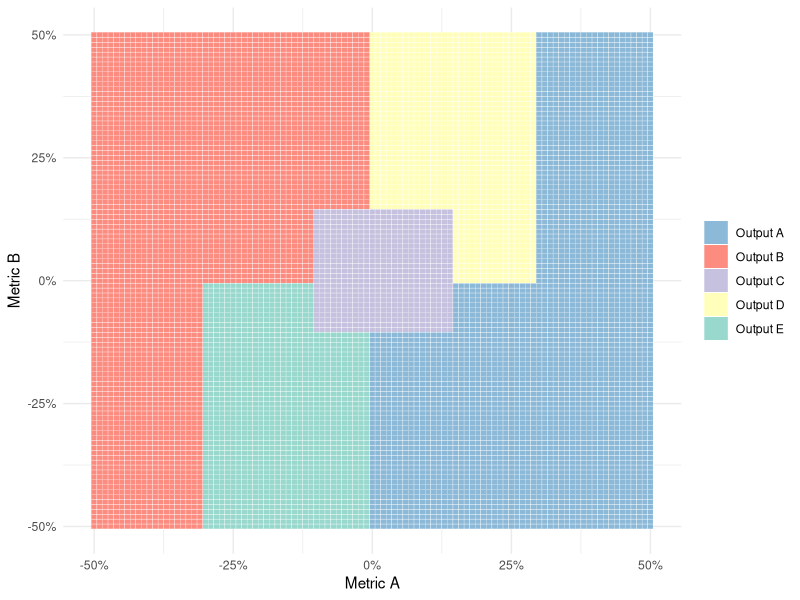

Write R code to recreate this figure.

# AUTHOR: https://twitter.com/Eeysirhc
# DATE WRITTEN: 2020-04-22
# ARTICLE: TBD

# DESCRIPTION
# EXAMPLE ON HOW TO VISUALIZE SYSTEM OUTPUTS WITH DECISION GRIDS

library(tidyverse)
library(scales)

df <- as_tibble(expand.grid(metric_a = seq(-.50, .50, .01), 
                            metric_b = seq(-.50, .50, .01)))

df <- df %>% 
  mutate(value = case_when(metric_a >= .30 ~ 'Output A',
                           metric_a < -.30 ~ 'Output B',
                           metric_a >= -.10 & metric_b >= -.10 
                           & metric_a < .15 & metric_b < .15 ~ 'Output C',
                           metric_a >= 0 & metric_a < 0.30 & metric_b < 0 ~ 'Output A',
                           metric_a >= -.30 & metric_a < 0 & metric_b >= 0 ~ 'Output B',
                           metric_a >= 0 & metric_a < 0.30 & metric_b >= 0 ~ 'Output D',
                           metric_a < 0 & metric_a >= -.30 & metric_b < 0 ~ 'Output E'))


df %>% 
  ggplot(aes(metric_a, metric_b, fill = value)) +
  geom_tile(color = 'white', alpha = 0.9) +
  scale_fill_brewer(palette = 'Set3', direction = -1) +
  scale_x_continuous(labels = percent_format(round(1))) +
  scale_y_continuous(labels = percent_format(round(1))) +
  labs(x = "Metric A", y = "Metric B", fill = NULL) +
  theme_minimal()
